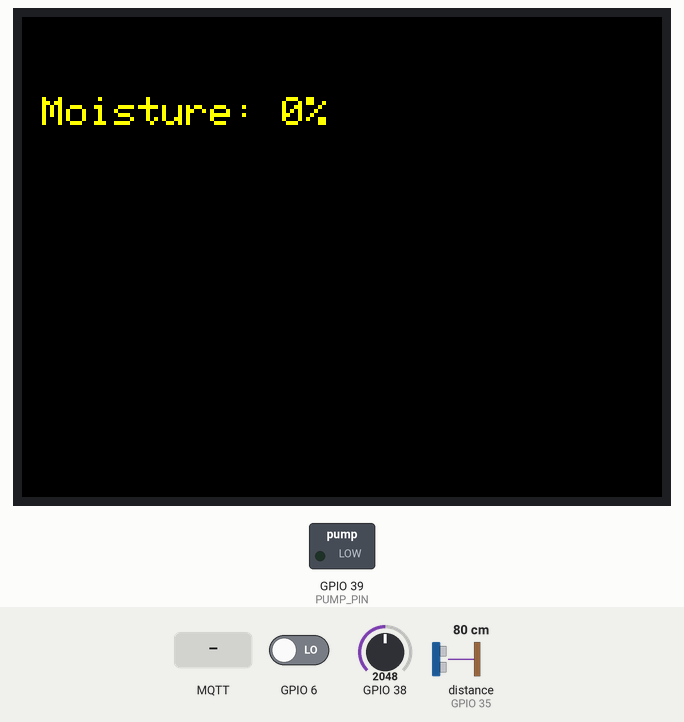
A sketch run on a simulated ESP32. Shown: 320×240 colour display, switched loads named in the sketch (green lamp = pin HIGH). Inputs (shaded band) come from the test bench; at power-on: GPIO 38 = 2048, GPIO 6 LOW, distance to the obstacle (sensor on GPIO 35) 80 cm. The echo pulse lasts 58.3 µs per cm; WiFi joins after 1.5 s; servers stay silent unless stated; no MQTT or app messages arrive unless stated; what the sketch prints to the serial monitor is not drawn.

Above: at 5.7 s.
5.8 s: MQTT message "start" arrives on the second subscribed topic
At 7.1 s:
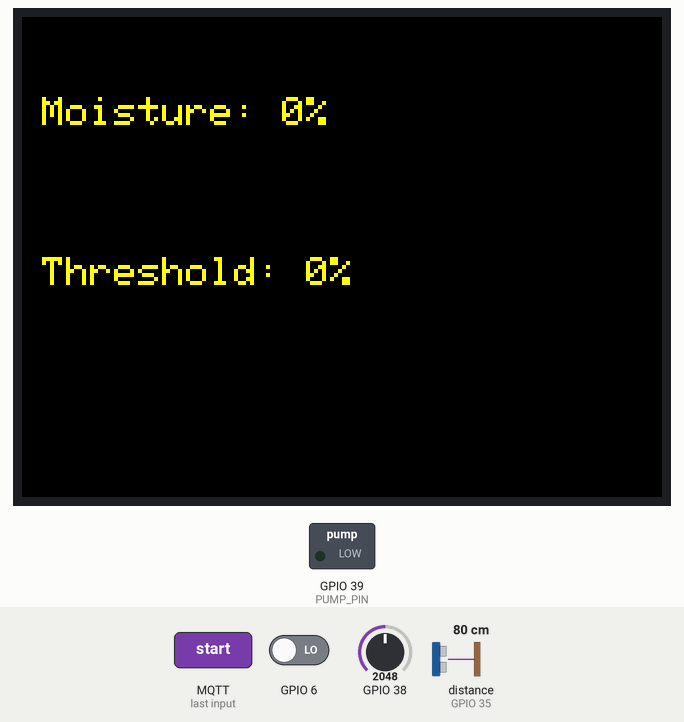
11.6 s: MQTT message "start" arrives on the first subscribed topic
At 12.1 s:
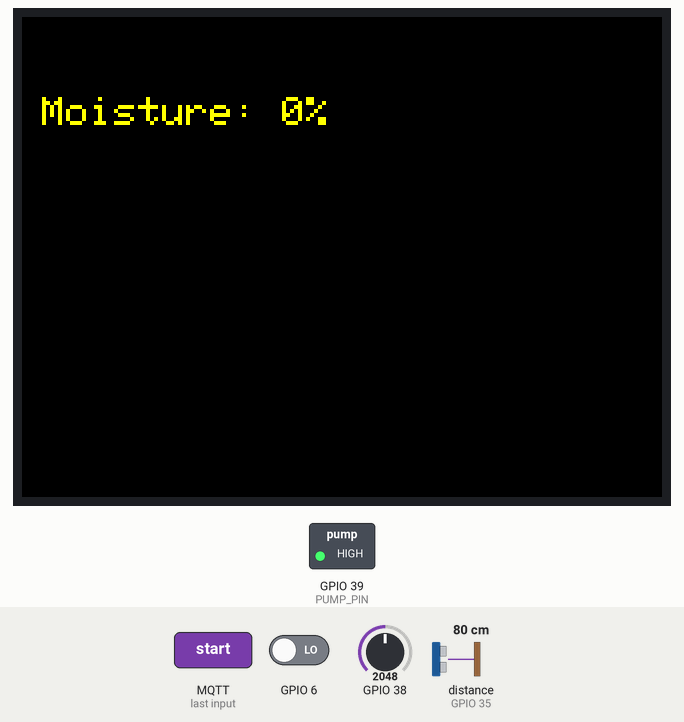
14.1 s: GPIO 38 set to 960
At 16.2 s:
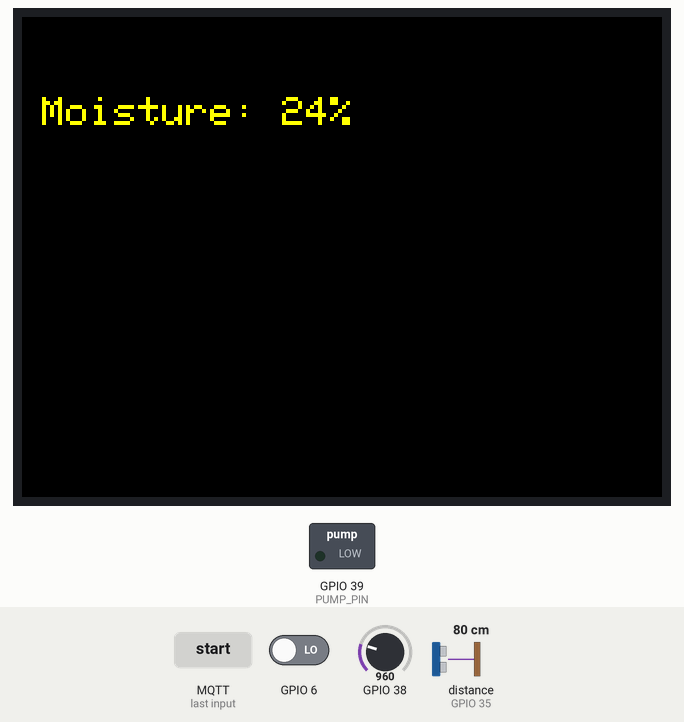
21.5 s: GPIO 38 set to 491
At 26.2 s:
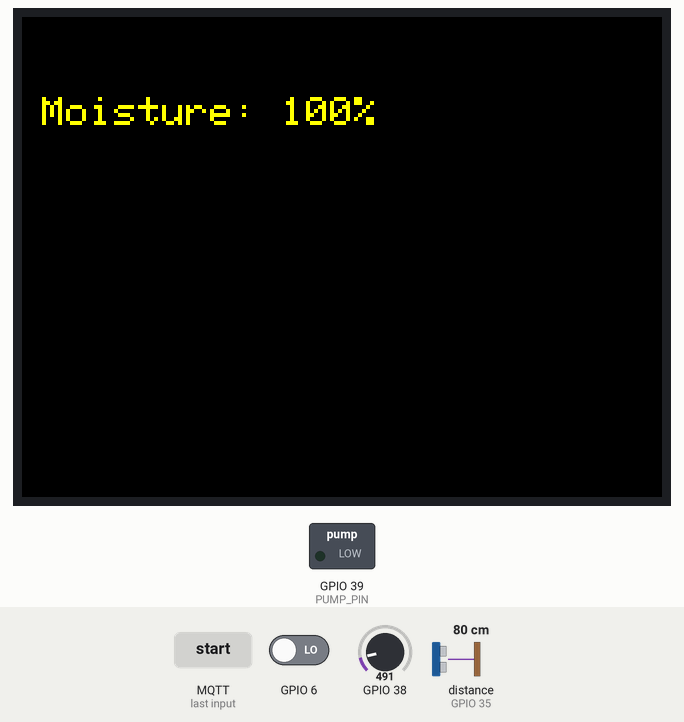
Timing chart, 0 to 27.7 s (numbered marks = the images above; inputs shaded):
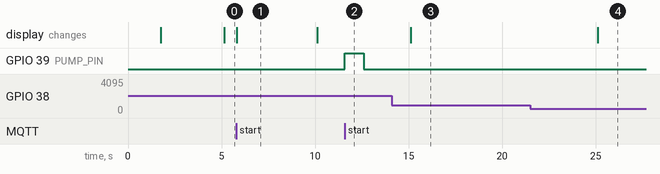

Measured:
- after the input at 5.8 s, the display: changes at once (image 1)
- after the input at 11.6 s, GPIO 39 (PUMP_PIN): LOW → HIGH at once, → LOW 1.0 s later
- after the input at 14.1 s, the display: changes after 1.0 s (image 3)
- after the input at 21.5 s, the display: changes after 3.6 s (image 4)
- what the display in image 1 shows lasts 4.3 s, from 5.8 s to 10.1 s

The sketch:

arduino.ino
```cpp
/*
 * Plant Care System
 * Embedded controller for monitoring soil moisture, temperature,
 * humidity, and water level, with MQTT-based remote control
 * and automatic watering support.
 */

#include <WiFiClientSecure.h>
#include <PubSubClient.h>
#include "Certs.h"
#include "Screen.h"
#include "SoilSensor.h"
#include "WaterPump.h"
#include "TempHumiditySensor.h"
#include "UltraSonicSensor.h"
#include "Secrets.h"

// Pin configuration
const int SOIL_SENSOR_PIN = A2;
const int PUMP_PIN = A3;
const int TEMP_HUMIDITY_PIN = D5;
const int ULTRASONIC_SENSOR_PIN = A7;

// MQTT topics
const char* TOPIC_WATERING = "plants/watering";
const char* TOPIC_WATER_THRESHOLD = "plants/waterPercentage";
const char* TOPIC_WATER_AMOUNT = "plants/wateringAmount";
const char* TOPIC_TEMP = "plants/temp";
const char* TOPIC_HUMIDITY = "plants/humidity";
const char* TOPIC_SOIL = "plants/soil";
const char* TOPIC_WATER_LEVEL = "plants/waterLevel";

// MQTT configuration
const int MQTT_PORT = 8883;
const char* CLIENT_ID = "plant-care-device-01";
unsigned long lastMqttReconnectAttempt = 0;
const unsigned long MQTT_RECONNECT_INTERVAL_MS = 5000;

// Default values
const int DEFAULT_WATERING_THRESHOLD = 20;   // percent
const int DEFAULT_WATERING_AMOUNT_ML = 50;   // ml
const float PUMP_FLOW_RATE_ML_PER_SECOND = 50.0f;

// Publish intervals
const unsigned long SOIL_PUBLISH_INTERVAL_MS = 5000;
const unsigned long TEMP_HUMIDITY_PUBLISH_INTERVAL_MS = 10000;

// Allowed ranges
const int MIN_WATERING_THRESHOLD = 0;
const int MAX_WATERING_THRESHOLD = 100;
const int MIN_WATERING_AMOUNT_ML = 1;
const int MAX_WATERING_AMOUNT_ML = 1000;

// Instances
WiFiClientSecure secureClient;
PubSubClient client(secureClient);
SoilSensor soilSensor(SOIL_SENSOR_PIN);
Screen screen;
WaterPump pump(PUMP_PIN);
TempHumiditySensor tempHumiditySensor(TEMP_HUMIDITY_PIN);
UltraSonicSensor ultrasonicSensor(ULTRASONIC_SENSOR_PIN);

// Runtime settings
int wateringThreshold = DEFAULT_WATERING_THRESHOLD;
int wateringAmountMl = DEFAULT_WATERING_AMOUNT_ML;

// Loop tracking
unsigned long lastSoilPublish = 0;
unsigned long lastTempHumidityPublish = 0;
unsigned long lastWifiReconnectAttempt = 0;
const unsigned long WIFI_RECONNECT_INTERVAL_MS = 10000;
bool wifiWasConnected = false;

void startWifiConnection() {
    Serial.print("Starting WiFi connection...");
    WiFi.begin(wifiSsid, wifiPassword);
}

void handleWifiConnection(unsigned long currentMillis) {
    auto wifiStatus = WiFi.status();

    if (wifiStatus == WL_CONNECTED) {
        if (!wifiWasConnected) {
            Serial.println(" WiFi connected!");
            wifiWasConnected = true;
        }
        return;
    }

    if (wifiWasConnected) {
        Serial.println("WiFi disconnected.");
        wifiWasConnected = false;
    }

    if (currentMillis - lastWifiReconnectAttempt >= WIFI_RECONNECT_INTERVAL_MS) {
        lastWifiReconnectAttempt = currentMillis;
        Serial.println("Retrying WiFi connection...");
        WiFi.disconnect();
        WiFi.begin(wifiSsid, wifiPassword);
    }
}

void subscribeToTopics() {
    client.subscribe(TOPIC_WATERING);
    client.subscribe(TOPIC_WATER_THRESHOLD);
    client.subscribe(TOPIC_WATER_AMOUNT);
    client.subscribe(TOPIC_TEMP);
    client.subscribe(TOPIC_HUMIDITY);
}

bool reconnectMqtt() {
    Serial.print("Connecting to MQTT...");

    if (client.connect(CLIENT_ID, mqttUser, mqttPassword)) {
        subscribeToTopics();
        Serial.println(" connected!");
        return true;
    } else {
        Serial.print(" failed, rc=");
        Serial.println(client.state());
        return false;
    }
}

void handleWaterThresholdMessage(const String& message) {
    int newThreshold = message.toInt();

    if (newThreshold >= MIN_WATERING_THRESHOLD && newThreshold <= MAX_WATERING_THRESHOLD) {
        wateringThreshold = newThreshold;
        screen.displayThreshold(wateringThreshold);

        Serial.print("Updated watering threshold: ");
        Serial.println(wateringThreshold);
    } else {
        Serial.print("Ignored invalid watering threshold: ");
        Serial.println(newThreshold);
    }
}

void handleWateringMessage(const String& message) {
    if (message == "start" && !pump.isRunning()) {
        unsigned long durationMs =
            (unsigned long)((wateringAmountMl / PUMP_FLOW_RATE_ML_PER_SECOND) * 1000.0f);

        Serial.print("Watering ");
        Serial.print(wateringAmountMl);
        Serial.println(" ml");

        pump.runForMilliseconds(durationMs);
    } else if (message == "stop" && pump.isRunning()) {
        pump.turnOff();
        Serial.println("Watering stopped");
    }
}

void handleWateringAmountMessage(const String& message) {
    int newAmount = message.toInt();

    if (newAmount >= MIN_WATERING_AMOUNT_ML && newAmount <= MAX_WATERING_AMOUNT_ML) {
        wateringAmountMl = newAmount;

        Serial.print("Updated watering amount to ");
        Serial.print(wateringAmountMl);
        Serial.println(" ml");
    } else {
        Serial.print("Ignored invalid watering amount: ");
        Serial.println(newAmount);
    }
}

// Callback to handle MQTT subscriptions
void callback(char* topic, byte* payload, unsigned int length) {
    String message;
    for (unsigned int i = 0; i < length; i++) {
        message += (char)payload[i];
    }

    if (strcmp(topic, TOPIC_WATER_THRESHOLD) == 0) {
        handleWaterThresholdMessage(message);
    } else if (strcmp(topic, TOPIC_WATERING) == 0) {
        handleWateringMessage(message);
    } else if (strcmp(topic, TOPIC_WATER_AMOUNT) == 0) {
        handleWateringAmountMessage(message);
    }
}

void publishSoilAndWaterLevel() {
    int raw = soilSensor.readRaw();
    int percent = soilSensor.readPercent();
    int distance = ultrasonicSensor.getDistance();

    Serial.print("Raw: ");
    Serial.print(raw);
    Serial.print(" | Moisture: ");
    Serial.print(percent);
    Serial.println("%");

    Serial.print("Watering threshold: ");
    Serial.println(wateringThreshold);

    screen.displayMoisture(percent);

    if (client.connected()) {
        char soilMessage[10];
        snprintf(soilMessage, sizeof(soilMessage), "%d", percent);
        client.publish(TOPIC_SOIL, soilMessage);

        char distanceMessage[10];
        snprintf(distanceMessage, sizeof(distanceMessage), "%d", distance);
        client.publish(TOPIC_WATER_LEVEL, distanceMessage);
    }
}

void publishTemperatureAndHumidity() {
    if (tempHumiditySensor.read()) {
        int temperature = tempHumiditySensor.readTemperature();
        int humidity = tempHumiditySensor.readHumidity();

        Serial.print("Temp: ");
        Serial.print(temperature);
        Serial.print(" °C | Humidity: ");
        Serial.print(humidity);
        Serial.println(" %");

        if (client.connected()) {
            char temperatureMessage[10];
            char humidityMessage[10];

            snprintf(temperatureMessage, sizeof(temperatureMessage), "%d", temperature);
            snprintf(humidityMessage, sizeof(humidityMessage), "%d", humidity);

            client.publish(TOPIC_TEMP, temperatureMessage);
            client.publish(TOPIC_HUMIDITY, humidityMessage);
        }
    } else {
        Serial.println("Failed to read from TempHumiditySensor");
    }
}

void setup() {
    Serial.begin(115200);
    delay(1500);

    secureClient.setCACert(hiveMQ_cert);

    client.setServer(mqttServer, MQTT_PORT);
    client.setCallback(callback);

    pump.begin();
    screen.begin();
    screen.displayThreshold(wateringThreshold);

    startWifiConnection();
}

void loop() {
    unsigned long currentMillis = millis();

    handleWifiConnection(currentMillis);

    if (WiFi.status() == WL_CONNECTED) {
        if (!client.connected()) {
            if (currentMillis - lastMqttReconnectAttempt >= MQTT_RECONNECT_INTERVAL_MS) {
                lastMqttReconnectAttempt = currentMillis;
                reconnectMqtt();
            }
        } else {
            client.loop();
        }
    }

    pump.update();

    if (currentMillis - lastSoilPublish >= SOIL_PUBLISH_INTERVAL_MS) {
        lastSoilPublish = currentMillis;
        publishSoilAndWaterLevel();
    }

    if (currentMillis - lastTempHumidityPublish >= TEMP_HUMIDITY_PUBLISH_INTERVAL_MS) {
        lastTempHumidityPublish = currentMillis;
        publishTemperatureAndHumidity();
    }
}
```

Certs.h
```cpp
#ifndef CERTS_H
#define CERTS_H

const char* hiveMQ_cert = R"EOF(-----BEGIN CERTIFICATE-----
MIIFazCCA1OgAwIBAgIRAIIQz7DSQONZRGPgu2OCiwAwDQYJKoZIhvcNAQELBQAw
TzELMAkGA1UEBhMCVVMxKTAnBgNVBAoTIEludGVybmV0IFNlY3VyaXR5IFJlc2Vh
cmNoIEdyb3VwMRUwEwYDVQQDEwxJU1JHIFJvb3QgWDEwHhcNMTUwNjA0MTEwNDM4
WhcNMzUwNjA0MTEwNDM4WjBPMQswCQYDVQQGEwJVUzEpMCcGA1UEChMgSW50ZXJu
ZXQgU2VjdXJpdHkgUmVzZWFyY2ggR3JvdXAxFTATBgNVBAMTDElTUkcgUm9vdCBY
MTCCAiIwDQYJKoZIhvcNAQEBBQADggIPADCCAgoCggIBAK3oJHP0FDfzm54rVygc
h77ct984kIxuPOZXoHj3dcKi/vVqbvYATyjb3miGbESTtrFj/RQSa78f0uoxmyF+
0TM8ukj13Xnfs7j/EvEhmkvBioZxaUpmZmyPfjxwv60pIgbz5MDmgK7iS4+3mX6U
A5/TR5d8mUgjU+g4rk8Kb4Mu0UlXjIB0ttov0DiNewNwIRt18jA8+o+u3dpjq+sW
T8KOEUt+zwvo/7V3LvSye0rgTBIlDHCNAymg4VMk7BPZ7hm/ELNKjD+Jo2FR3qyH
B5T0Y3HsLuJvW5iB4YlcNHlsdu87kGJ55tukmi8mxdAQ4Q7e2RCOFvu396j3x+UC
B5iPNgiV5+I3lg02dZ77DnKxHZu8A/lJBdiB3QW0KtZB6awBdpUKD9jf1b0SHzUv
KBds0pjBqAlkd25HN7rOrFleaJ1/ctaJxQZBKT5ZPt0m9STJEadao0xAH0ahmbWn
OlFuhjuefXKnEgV4We0+UXgVCwOPjdAvBbI+e0ocS3MFEvzG6uBQE3xDk3SzynTn
jh8BCNAw1FtxNrQHusEwMFxIt4I7mKZ9YIqioymCzLq9gwQbooMDQaHWBfEbwrbw
qHyGO0aoSCqI3Haadr8faqU9GY/rOPNk3sgrDQoo//fb4hVC1CLQJ13hef4Y53CI
rU7m2Ys6xt0nUW7/vGT1M0NPAgMBAAGjQjBAMA4GA1UdDwEB/wQEAwIBBjAPBgNV
HRMBAf8EBTADAQH/MB0GA1UdDgQWBBR5tFnme7bl5AFzgAiIyBpY9umbbjANBgkq
hkiG9w0BAQsFAAOCAgEAVR9YqbyyqFDQDLHYGmkgJykIrGF1XIpu+ILlaS/V9lZL
ubhzEFnTIZd+50xx+7LSYK05qAvqFyFWhfFQDlnrzuBZ6brJFe+GnY+EgPbk6ZGQ
3BebYhtF8GaV0nxvwuo77x/Py9auJ/GpsMiu/X1+mvoiBOv/2X/qkSsisRcOj/KK
NFtY2PwByVS5uCbMiogziUwthDyC3+6WVwW6LLv3xLfHTjuCvjHIInNzktHCgKQ5
ORAzI4JMPJ+GslWYHb4phowim57iaztXOoJwTdwJx4nLCgdNbOhdjsnvzqvHu7Ur
TkXWStAmzOVyyghqpZXjFaH3pO3JLF+l+/+sKAIuvtd7u+Nxe5AW0wdeRlN8NwdC
jNPElpzVmbUq4JUagEiuTDkHzsxHpFKVK7q4+63SM1N95R1NbdWhscdCb+ZAJzVc
oyi3B43njTOQ5yOf+1CceWxG1bQVs5ZufpsMljq4Ui0/1lvh+wjChP4kqKOJ2qxq
4RgqsahDYVvTH9w7jXbyLeiNdd8XM2w9U/t7y0Ff/9yi0GE44Za4rF2LN9d11TPA
mRGunUHBcnWEvgJBQl9nJEiU0Zsnvgc/ubhPgXRR4Xq37Z0j4r7g1SgEEzwxA57d
emyPxgcYxn/eR44/KJ4EBs+lVDR3veyJm+kXQ99b21/+jh5Xos1AnX5iItreGCc=
-----END CERTIFICATE-----)EOF";

#endif
```

Screen.cpp
```cpp
#include "Screen.h"

Screen::Screen() {}

void Screen::begin() {
  tft.begin();
  tft.setRotation(3);
  tft.fillScreen(TFT_BLACK);
  tft.setTextColor(TFT_GREEN, TFT_BLACK);
  tft.setTextSize(3);
}

void Screen::displayMoisture(int percent) {
  tft.fillScreen(TFT_BLACK);
  tft.setCursor(10, 40);
  tft.print("Moisture: ");
  tft.print(percent);
  tft.println("%");
}

void Screen::displayThreshold(int threshold) {
  tft.fillRect(0, 80, 320, 40, TFT_BLACK);

  tft.setCursor(10, 120);
  tft.setTextColor(TFT_YELLOW, TFT_BLACK);
  tft.setTextSize(2);
  tft.print("Threshold: ");
  tft.print(threshold);
  tft.println("%");
}
```

Screen.h
```cpp
#ifndef SCREEN_H
#define SCREEN_H

#include <TFT_eSPI.h>

class Screen {
private:
  TFT_eSPI tft;

public:
  Screen();
  void begin();
  void displayMoisture(int percent);
  void displayThreshold(int threshold);
};

#endif
```

SecretsExample.h
```cpp
const char* wifiSsid = "YOUR_WIFI";
const char* wifiPassword = "YOUR_PASSWORD";
const char* mqttServer = "YOUR_MQTT_SERVER";
const char* mqttUser = "YOUR_USER";
const char* mqttPassword = "YOUR_PASSWORD";
```

SoilSensor.cpp
```cpp
#include "SoilSensor.h"
#include <Arduino.h>

SoilSensor::SoilSensor(int analogPin, int dry, int wet) {
  pin = analogPin;
  minValue = dry;
  maxValue = wet;
}

int SoilSensor::readRaw() {
  return analogRead(pin);
}

int SoilSensor::readPercent() {
  int raw = readRaw();
  int percent = map(raw, minValue, maxValue, 0, 100);
  percent = constrain(percent, 0, 100);
  return percent;
}
```

SoilSensor.h
```cpp
#ifndef SOIL_SENSOR_H
#define SOIL_SENSOR_H

class SoilSensor {
private:
  int pin;
  int minValue;
  int maxValue;

public:
  SoilSensor(int analogPin, int dry = 1023, int wet = 761);
  int readRaw();
  int readPercent();
};

#endif
```

TempHumiditySensor.cpp
```cpp
#include "TempHumiditySensor.h"

TempHumiditySensor::TempHumiditySensor(uint8_t pin) {
    _pin = pin;
    _temperature = 0;
    _humidity = 0;
}

bool TempHumiditySensor::read() {
    uint8_t data[5] = {0};
    uint8_t bitIndex = 0, byteIndex = 0;

    // Send start signal
    pinMode(_pin, OUTPUT);
    digitalWrite(_pin, LOW);
    delay(18);  // DHT11 requires at least 18ms
    digitalWrite(_pin, HIGH);
    delayMicroseconds(40);
    pinMode(_pin, INPUT);

    // Wait for sensor response
    if (digitalRead(_pin) == HIGH) return false;
    delayMicroseconds(80);
    if (digitalRead(_pin) == LOW) return false;
    delayMicroseconds(80);

    // Read 40 bits (5 bytes)
    for (int i = 0; i < 40; i++) {
        // Wait for LOW to HIGH
        unsigned long start = micros();
        while (digitalRead(_pin) == LOW) {
            if (micros() - start > 100) return false;
        }

        // Time HIGH pulse
        start = micros();
        while (digitalRead(_pin) == HIGH) {
            if (micros() - start > 100) return false;
        }

        // If high duration > 40us, it's a '1'
        if ((micros() - start) > 40) {
            data[byteIndex] |= (1 << (7 - bitIndex));
        }

        if (++bitIndex == 8) {
            bitIndex = 0;
            byteIndex++;
        }
    }

    // Verify checksum
    uint8_t checksum = data[0] + data[1] + data[2] + data[3];
    if (data[4] != checksum) return false;

    // Store values (DHT11 only returns integer data)
    _humidity = data[0];
    _temperature = data[2];
    return true;
}

float TempHumiditySensor::readTemperature() {
    return _temperature;
}

float TempHumiditySensor::readHumidity() {
    return _humidity;
}
```

TempHumiditySensor.h
```cpp
#ifndef TEMP_HUMIDITY_SENSOR_H
#define TEMP_HUMIDITY_SENSOR_H

#include <Arduino.h>

class TempHumiditySensor {
private:
    uint8_t _pin;
    float _temperature;
    float _humidity;

public:
    TempHumiditySensor(uint8_t pin);
    bool read();
    float readTemperature();
    float readHumidity();
};

#endif
```

UltraSonicSensor.cpp
```cpp
#include "UltraSonicSensor.h"
#include <Arduino.h>

UltraSonicSensor::UltraSonicSensor(int sigPin) : sigPin(sigPin){
    pinMode(sigPin, OUTPUT);
}

int UltraSonicSensor::getDistance() {

    pinMode(sigPin, OUTPUT);
    digitalWrite(sigPin, LOW);
    delayMicroseconds(2);
    digitalWrite(sigPin, HIGH);
    delayMicroseconds(10);
    digitalWrite(sigPin, LOW);

  // Listen for echo
    pinMode(sigPin, INPUT);

    duration = pulseIn(sigPin, HIGH, 30000);
    distance = (duration*.0343)/2;

    return distance;
}
```

UltraSonicSensor.h
```cpp
#ifndef ULTRA_SONIC_SENSOR_H
#define ULTRA_SONIC_SENSOR_H

class UltraSonicSensor {
public:
    const int sigPin;
    float duration;
    float distance;
    UltraSonicSensor(int sigPin);
    int getDistance();
};

#endif
```

WaterPump.cpp
```cpp
#include "WaterPump.h"
#include <Arduino.h>

WaterPump::WaterPump(int pin) {
    this->pin = pin;
    isOn = false;
}

void WaterPump::begin() {
    pinMode(pin, OUTPUT);
    digitalWrite(pin, LOW);
}

void WaterPump::turnOn() {
    digitalWrite(pin, HIGH);
    isOn = true;
}

void WaterPump::turnOff() {
    digitalWrite(pin, LOW);
    isOn = false;
}

bool WaterPump::isRunning() {
    return isOn;
}
void WaterPump::runForMilliseconds(unsigned long durationMs) {
    if (!isRunning()) {
        turnOn();
        startTime = millis();
        runDuration = durationMs;
    }
}

void WaterPump::update() {
    if (isRunning() && (millis() - startTime >= runDuration)) {
        turnOff();
    }
}
```

WaterPump.h
```cpp
#ifndef WATER_PUMP_H
#define WATER_PUMP_H

class WaterPump {
private:
    int pin;
    bool isOn;
    unsigned long runDuration = 0;
    unsigned long startTime = 0;
public:
    WaterPump(int pin);
    void begin();
    void turnOn();
    void turnOff();
    bool isRunning();
    void runForMilliseconds(unsigned long durationMs);
    void update();
};

#endif
```
